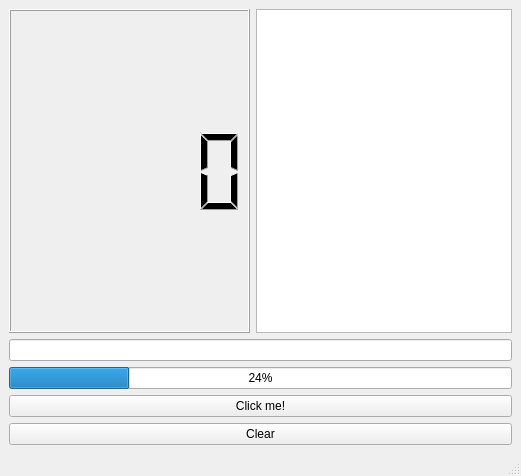
<?xml version="1.0" encoding="UTF-8"?>
<ui version="4.0">
 <class>MainWindow</class>
 <widget class="QMainWindow" name="MainWindow">
  <property name="geometry">
   <rect>
    <x>0</x>
    <y>0</y>
    <width>521</width>
    <height>476</height>
   </rect>
  </property>
  <property name="windowTitle">
   <string>MainWindow</string>
  </property>
  <widget class="QWidget" name="centralwidget">
   <layout class="QVBoxLayout" name="verticalLayout">
    <item>
     <layout class="QHBoxLayout" name="horizontalLayout">
      <item>
       <widget class="QLCDNumber" name="lcdNumber">
        <property name="sizePolicy">
         <sizepolicy hsizetype="Expanding" vsizetype="Minimum">
          <horstretch>0</horstretch>
          <verstretch>0</verstretch>
         </sizepolicy>
        </property>
       </widget>
      </item>
      <item>
       <widget class="QTextEdit" name="textEdit"/>
      </item>
     </layout>
    </item>
    <item>
     <widget class="QLineEdit" name="lineEdit">
      <property name="readOnly">
       <bool>true</bool>
      </property>
     </widget>
    </item>
    <item>
     <widget class="QProgressBar" name="progressBar">
      <property name="value">
       <number>24</number>
      </property>
     </widget>
    </item>
    <item>
     <widget class="QPushButton" name="pushButton">
      <property name="text">
       <string>Click me!</string>
      </property>
     </widget>
    </item>
    <item>
     <widget class="QPushButton" name="clearButton">
      <property name="text">
       <string>Clear</string>
      </property>
     </widget>
    </item>
   </layout>
  </widget>
  <widget class="QMenuBar" name="menubar">
   <property name="geometry">
    <rect>
     <x>0</x>
     <y>0</y>
     <width>521</width>
     <height>22</height>
    </rect>
   </property>
  </widget>
  <widget class="QStatusBar" name="statusbar"/>
 </widget>
 <resources/>
 <connections/>
</ui>
